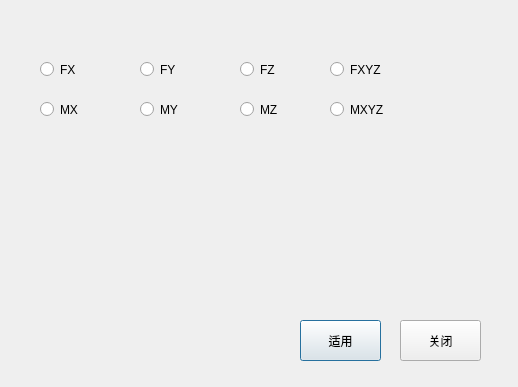
<?xml version="1.0" encoding="UTF-8"?>
<ui version="4.0">
 <class>ReactionForceWindowClass</class>
 <widget class="QDialog" name="ReactionForceWindowClass">
  <property name="geometry">
   <rect>
    <x>0</x>
    <y>0</y>
    <width>518</width>
    <height>387</height>
   </rect>
  </property>
  <property name="windowTitle">
   <string>ReactionForceWindow</string>
  </property>
  <widget class="QRadioButton" name="radioButtonFX">
   <property name="geometry">
    <rect>
     <x>40</x>
     <y>60</y>
     <width>61</width>
     <height>19</height>
    </rect>
   </property>
   <property name="text">
    <string>FX</string>
   </property>
  </widget>
  <widget class="QRadioButton" name="radioButtonFY">
   <property name="geometry">
    <rect>
     <x>140</x>
     <y>60</y>
     <width>71</width>
     <height>19</height>
    </rect>
   </property>
   <property name="text">
    <string>FY</string>
   </property>
  </widget>
  <widget class="QRadioButton" name="radioButtonFZ">
   <property name="geometry">
    <rect>
     <x>240</x>
     <y>60</y>
     <width>71</width>
     <height>19</height>
    </rect>
   </property>
   <property name="text">
    <string>FZ</string>
   </property>
  </widget>
  <widget class="QRadioButton" name="radioButtonFXYZ">
   <property name="geometry">
    <rect>
     <x>330</x>
     <y>60</y>
     <width>71</width>
     <height>19</height>
    </rect>
   </property>
   <property name="text">
    <string>FXYZ</string>
   </property>
  </widget>
  <widget class="QRadioButton" name="radioButtonMX">
   <property name="geometry">
    <rect>
     <x>140</x>
     <y>100</y>
     <width>71</width>
     <height>19</height>
    </rect>
   </property>
   <property name="text">
    <string>MY</string>
   </property>
  </widget>
  <widget class="QRadioButton" name="radioButtonMY">
   <property name="geometry">
    <rect>
     <x>330</x>
     <y>100</y>
     <width>71</width>
     <height>19</height>
    </rect>
   </property>
   <property name="text">
    <string>MXYZ</string>
   </property>
  </widget>
  <widget class="QRadioButton" name="radioButtonMZ">
   <property name="geometry">
    <rect>
     <x>40</x>
     <y>100</y>
     <width>61</width>
     <height>19</height>
    </rect>
   </property>
   <property name="text">
    <string>MX</string>
   </property>
  </widget>
  <widget class="QRadioButton" name="radioButtonMXYZ">
   <property name="geometry">
    <rect>
     <x>240</x>
     <y>100</y>
     <width>71</width>
     <height>19</height>
    </rect>
   </property>
   <property name="text">
    <string>MZ</string>
   </property>
  </widget>
  <widget class="QPushButton" name="pushButtonSure">
   <property name="geometry">
    <rect>
     <x>300</x>
     <y>320</y>
     <width>81</width>
     <height>41</height>
    </rect>
   </property>
   <property name="text">
    <string>适用</string>
   </property>
  </widget>
  <widget class="QPushButton" name="pushButtonClose">
   <property name="geometry">
    <rect>
     <x>400</x>
     <y>320</y>
     <width>81</width>
     <height>41</height>
    </rect>
   </property>
   <property name="text">
    <string>关闭</string>
   </property>
  </widget>
 </widget>
 <layoutdefault spacing="6" margin="11"/>
 <resources/>
 <connections/>
</ui>
